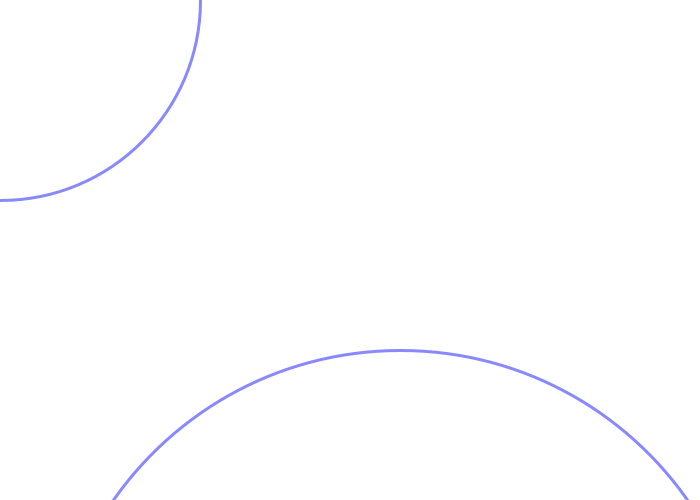
Frame 1 (no input)
Frame 60 (the mouse pressed at the canvas centre just before this capture): identical to frame 1, image omitted
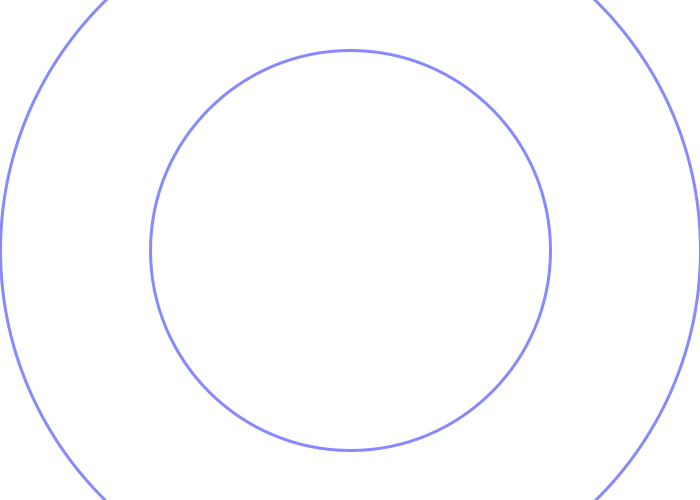
Frame 120 (the mouse held since frame 60 and released just before this capture)

The Processing sketch that drew these frames (run headless with seeded random() and noise(); from frame 60 on, the mouse is pressed at the canvas centre):

// Processing sketch: processing_179553
// ── processing_179553.pde

/**
 * @author Alex Kindel
 * @date Dec 31, 2014
 */

/**
 * Finds the intersections of two circles, if they exist.
 *
 * Given two circle equations:
 *   Cirlce 1: r1^2 = (x - x1)^2 + (y - y1)^2
 *   Circle 2: r2^2 = (x - x2)^2 + (y - y2)^2
 *
 * Returns coordinates (2 sets of 2 doubles) or else returns null if intersections do not exist.
 *
 * Rarely this function may return null if the circles are tangental or very close to tangental.
 */
public double[] circleCircleIntersects(double x1, double y1, double x2, double y2, double r1, double r2)
{
  // Use change of coordinates to get:
  //   Cirlce 1: r1^2 = x^2 + y^2
  //   Circle 2: r2^2 = (x - a)^2 + (y - b)^2
  double a = x2 - x1;
  double b = y2 - y1;
  
  // Find distance between circles.
  double ds = a*a + b*b;
  double d = Math.sqrt( ds );
  
  // Ensure that the combined radii lengths are longer than the distance between the circles,
  // i.e. tha the circles are close enough to intersect.
  if (r1 + r2 <= d)
    return null;
  
  // Ensure that one circle is not inside the other.
  if (d <= Math.abs( r1 - r2 ))
    return null;
  
  // Find the intersections (formula derivations not shown here).
  double t = Math.sqrt( (d + r1 + r2) * (d + r1 - r2) * (d - r1 + r2) * (-d + r1 + r2) );

  double sx1 = 0.5 * (a + (a*(r1*r1 - r2*r2) + b*t)/ds);
  double sx2 = 0.5 * (a + (a*(r1*r1 - r2*r2) - b*t)/ds);
  
  double sy1 = 0.5 * (b + (b*(r1*r1 - r2*r2) - a*t)/ds);
  double sy2 = 0.5 * (b + (b*(r1*r1 - r2*r2) + a*t)/ds);
  
  // Translate to get the intersections in the original reference frame.
  sx1 += x1;
  sy1 += y1;
  
  sx2 += x1;
  sy2 += y1;
  
  double[] r = new double[4];
  r[0] = sx1;
  r[1] = sy1;
  r[2] = sx2;
  r[3] = sy2;
  
  return r;
}

public void setup()
{
  size(700, 500);
}

float x1 = 400, y1 = 700;  // Position of first circle.

public void draw()
{
  float x2 = mouseX;
  float y2 = mouseY;
  
  float r1 = 350;
  float r2 = 200;
  
  if (mousePressed) {
    x1 = mouseX;
    y1 = mouseY;
  }
  
  pushMatrix();
  
    ellipseMode(RADIUS);
    
    background( #FFFFFF );
    noFill();
    stroke( #8888FF );
    strokeWeight( 3.f );
    ellipse( x1, y1, r1, r1 );
    ellipse( x2, y2, r2, r2 );
    
    double[] sd = circleCircleIntersects( x1, y1, x2, y2, r1, r2 );
    
    if (sd != null) {
      float[] s = new float[4];
      
      for (int i = 0; i < 4; i++)
        s[i] = (float)sd[i];
      
      fill( #FF0000 );
      noStroke();
      ellipse( s[0], s[1], 8, 8 );
      ellipse( s[2], s[3], 8, 8 );
    }
  
  popMatrix();
}
